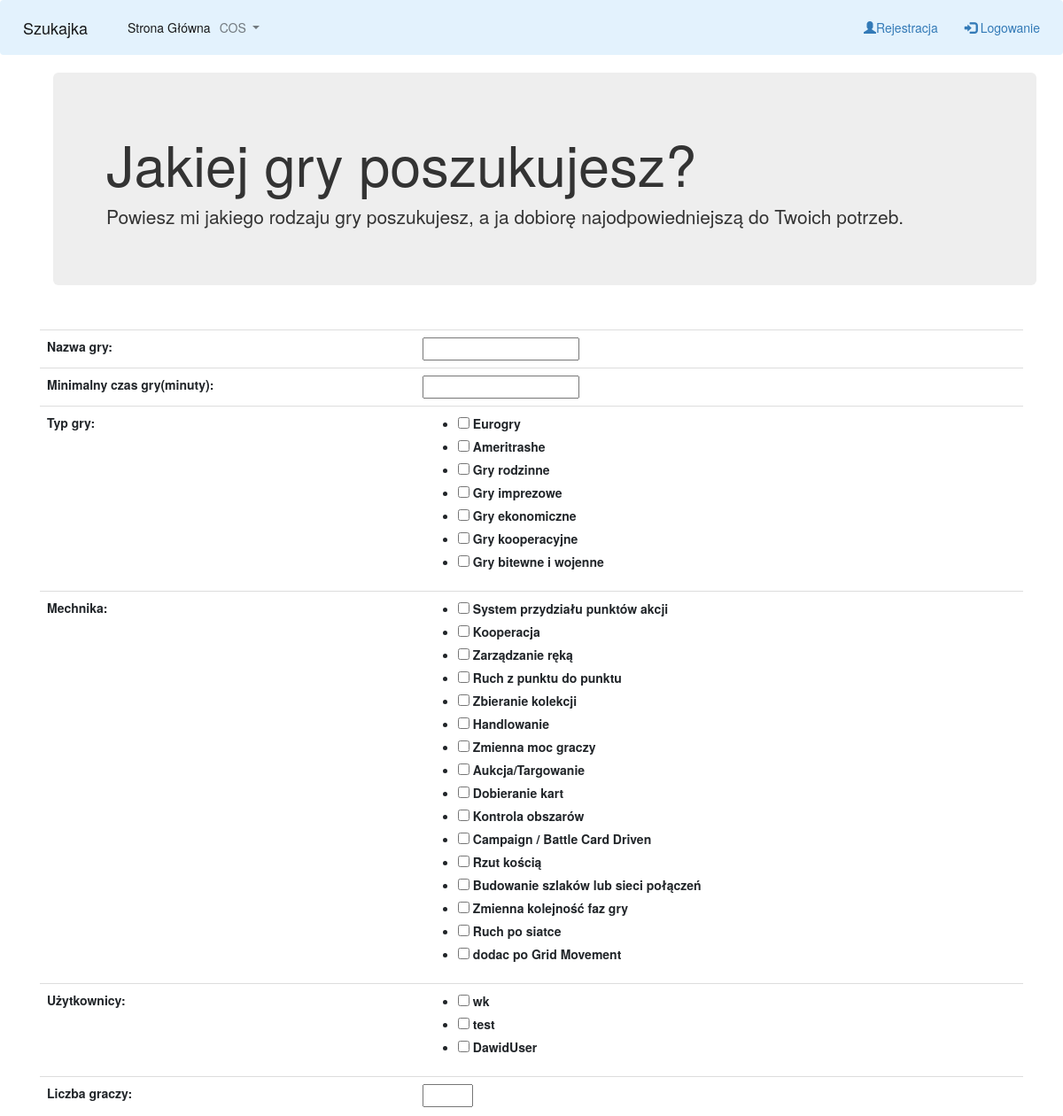
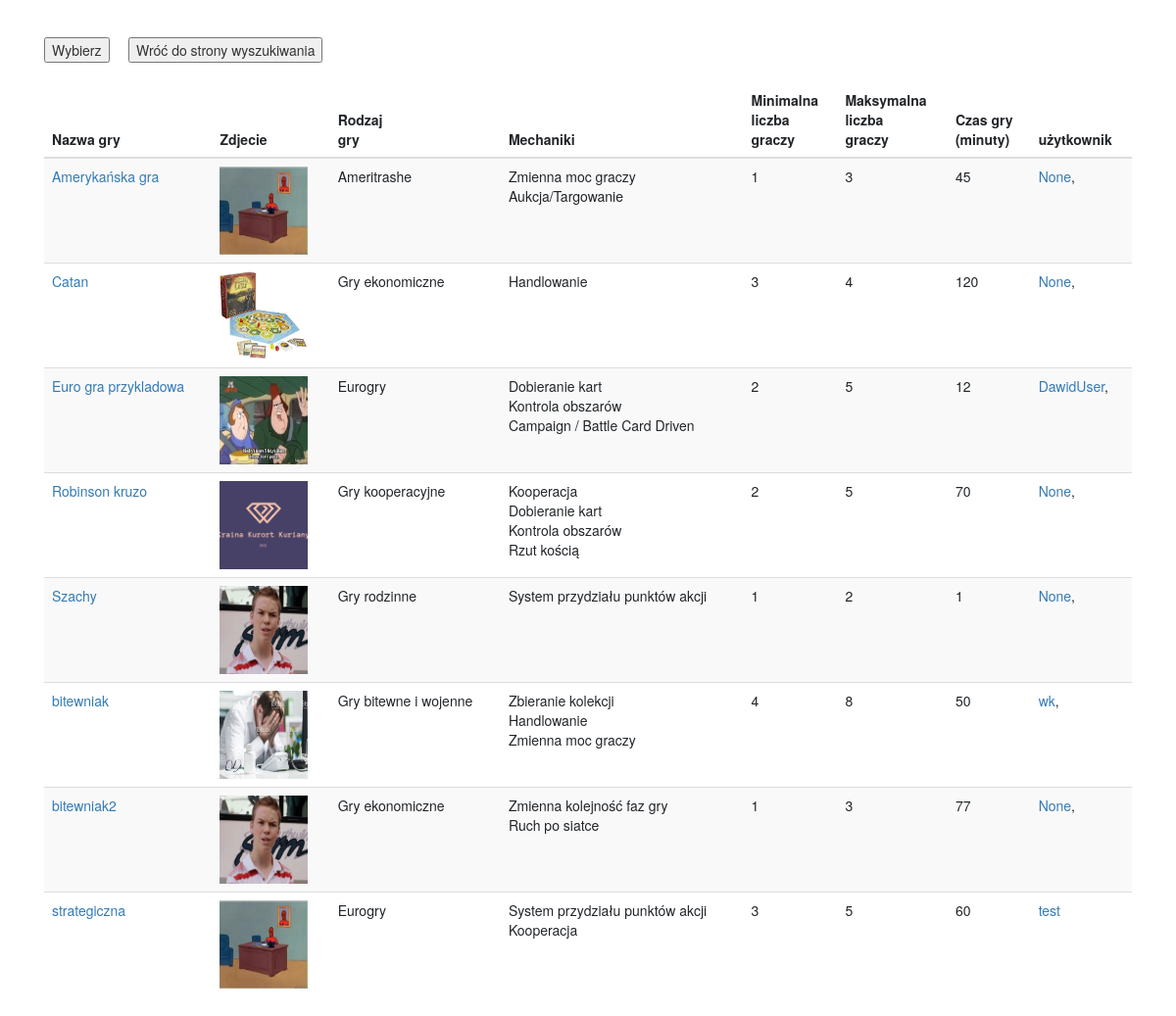
Page /a/ on the committed database (2 pictures, top to bottom).
### main/models.py (models this page shows, shortened)
class GameType(models.Model):
    name = models.CharField(verbose_name="Nazwa kategotii", max_length=128, blank=True, null=True)
    description = models.TextField(verbose_name="Opis kategorii", max_length=1126, blank=True, null=True)
    def __str__(self):
        return self.name
    class Meta:
        verbose_name = "Typ gry"  # pozwala podać nazwe pola w liczbie pojedynczej
        verbose_name_plural = "_Typy Gry"  # pozwala zmienić nazwe pola na liście modeli w Adminie

class MechanicType(models.Model):
    name = models.CharField(verbose_name="Nazwa mechaniki", max_length=128, blank=True, null=True)
    description = models.TextField(verbose_name="Opis mechaniki", max_length=1126, blank=True, null=True)
    def __str__(self):
        return self.name
    class Meta:
        verbose_name = "Mechanika"
        verbose_name_plural = "_Mechaniki gier"

class Game(models.Model):
    name = models.CharField(verbose_name="Nazwa gry", max_length=128, blank=True)
    description = models.TextField(verbose_name="Opis gry", blank=True)
    image = models.ImageField(verbose_name="Zdjęcie gry", null=True, blank=True, upload_to="game_images")
    min_player = models.PositiveSmallIntegerField(verbose_name="Minimalna liczba graczy", blank=True, null=True)
    max_player = models.PositiveSmallIntegerField(verbose_name="Maksymalna liczb graczy", blank=True, null=True)
    min_play_time = models.PositiveIntegerField(verbose_name="Minimalny czas gry(minuty)", blank=True, null=True)
    game_type = models.ManyToManyField(GameType, verbose_name="Rodzaj gry", blank=True)  # TODO: mozna zaimplementowac checkboxy do zaznaczania w adminie
    mechanic_type = models.ManyToManyField(MechanicType, verbose_name="Rodzaj gry", blank=True)
    user = models.ForeignKey(Users, on_delete=models.CASCADE, blank=True, null=True)
    def get_absolute_url(self):
        return reverse("game-detail", args=[self.pk])

class Users(models.Model):
    user = models.ForeignKey(User, on_delete=models.CASCADE, null=True)  # TODO do zmiany w przyszłosci, przerobienie User na bardziej przejrzysty
    def __str__(self):
        return str(self.user)
    def get_absolute_url(self):
        return reverse("person-detail", args=[self.pk])

### main/views.py (the view)
# urls.py: path("", GameListView.as_view(), name='Game_view'),
class GameListView(ListView):
    model = Game
    template_name = "main/filtrujemy.html"
    context_object_name = 'game_list'
    ordering = "name"  # ordering = nazwa-pola // nazwa - to nazwa mojego pola, a pole to moje pole z modelu
    extra_context = {"form": GameTypeForm}
    def get_queryset(self):  # TODO: Sorotwanie kolumn od najwiekszej do najmniejszej wartosci, do tego najlepiej JS
        game_type = self.request.GET.get("game_type")
        name = self.request.GET.get("name")
        player_num = self.request.GET.get("player_num")
        min_play_time = self.request.GET.get("min_play_time")
        mechanic_type = self.request.GET.get("mechanic_type")
        user = self.request.GET.get("user")
        self.queryset = self.model.objects.all()
        if game_type:
            self.queryset = self.queryset.filter(game_type=game_type)
        if name:
            self.queryset = self.queryset.filter(name__icontains=name)
        if player_num:
            self.queryset = self.queryset.filter(min_player__lte=player_num, max_player__gte=player_num)
        if min_play_time:
            self.queryset = self.queryset.filter(min_play_time__gte=min_play_time)
        if mechanic_type:
            self.queryset = self.queryset.filter(mechanic_type=mechanic_type)
        if user:
            self.queryset = self.queryset.filter(user=user)
        return super().get_queryset()  # TODO naprawić wyszukiwanie tak, aby byla mozliwosc wyszukania gier po polach game_type

### templates/main/filtrujemy.html (shortened to what this page needs)
{% extends 'base.html' %}
{% block body %}
<div class="container">
  <div class="jumbotron" >
    <h1 >Jakiej gry poszukujesz? </h1>
    <p>Powiesz mi jakiego rodzaju gry poszukujesz, a ja dobiorę najodpowiedniejszą do Twoich potrzeb.</p>
  </div>
</div>
<form method="get", action="" id="searchform"></br>
<div class="table-responsive">
  <table class="table">
{{ form.as_table }}
  </table>
</div>
    </br><input type="submit" value="Wybierz">&nbsp;&nbsp;&nbsp;&nbsp
    <input type="button" value="Wróć do strony wyszukiwania" onclick="window.location.href = 'http://127.0.0.1:8000/a/'">
</form></br>
<table class="table table-striped">
  <thead>
    <tr>
        <th scope="col">Nazwa gry</th>
        <th scope="col">Zdjecie</th>
        <th scope="col">Rodzaj</br> gry</th>
        <th scope="col">Mechaniki</th>
        <th scope="col">Minimalna </br>liczba</br> graczy</th>
        <th scope="col">Maksymalna </br>liczba </br>graczy</th>
        <th scope="col">Czas gry</br>(minuty)</th>
        <th scope="col">użytkownik</th>
    </tr>
  </thead>
  <tbody>
{% for game in game_list %}
    <tr>
        <td><a href="{{ game.get_absolute_url }} ">{{ game.name }}</a></td>
        <td>{% if game.image %}<img src="{{ game.image.url }}" alt="...">{% endif %}</td>
        <div>{% for game_type in game.game_type.all %}<td class="parentCell" title="{{ game_type.description }}"> {{ game_type.name }}{% endfor %}</td></div>
        <td>{% for mechanic_type in game.mechanic_type.all %}<div title="{{ mechanic_type.description }}">{{ mechanic_type.name }}{% if not forloop.last %}</br>{% endif %}{% endfor %}</div> </td>
        <td>{{ game.min_player }}</td>
        <td>{{ game.max_player }}</td>
        <td>{{ game.min_play_time }}</td>
        <td><a href="{{ game.user.get_absolute_url }}">{{ game.user }}</a>{% if not forloop.last %}, {% endif %}</td>
    </tr>
{% endfor %}
  </tbody>
</table>
{% endblock %}

### templates/base.html (shortened to what this page needs)
{% load static %}
<!doctype html>
<html lang="en">
<head>
        <link rel="stylesheet" href="https://stackpath.bootstrapcdn.com/bootstrap/4.4.1/css/bootstrap.min.css">
        <link rel="stylesheet" href="{% static 'style.css' %}">
        <link rel="stylesheet" href="https://maxcdn.bootstrapcdn.com/bootstrap/3.4.1/css/bootstrap.min.css">
</head>
<nav class="navbar navbar-expand-lg navbar-light" style="background-color:#e3f2fd;">
  <a class="navbar-brand" href="http://127.0.0.1:8000/a/">Szukajka</a>
  <div class="collapse navbar-collapse" id="navbarNavDropdown">
    <ul class="navbar-nav">
      <li class="nav-item active">
        <a class="nav-link" href="http://127.0.0.1:8000/a/">Strona Główna <span class="sr-only">(current)</span></a>
      </li>
      <li class="nav-item dropdown">
        <a class="nav-link dropdown-toggle" href="#" id="navbarDropdownMenuLink" data-toggle="dropdown" aria-haspopup="true" aria-expanded="false">
          COS
        </a>
      </li>
    </ul>
    <ul class="nav navbar-nav navbar-right">
    <li><a href="#">{% if user.is_authenticated%}Witaj, {{ user.get_username }}.{% endif %}</a></li>
    <li><a href="http://127.0.0.1:8000/a/user/register"><span class="glyphicon glyphicon-user"></span>Rejestracja</a></li>
    <li><a href="http://127.0.0.1:8000/a/user/login"><span class="glyphicon glyphicon-log-in"></span> Logowanie</a></li>
    </ul>
  </div>
</nav>
<body>
<div class="container">
{% block body %} {% endblock %}
</div>
</body>
</html>

### static/style.css (style rules this page uses)
body { background: url("2732571.jpg"); }
h1 { color: red; }
img { width:90px; height:90px; }

### rows in the picture
GameType: name "Eurogry"
Game: name "Amerykańska gra", image (picture), min_player "1", max_player "3", min_play_time "45", user "None"
GameType: name "Ameritrashe"
MechanicType: name "Zmienna moc graczy"
MechanicType: name "Aukcja/Targowanie"
Game: name "Catan", image (picture), min_player "3", max_player "4", min_play_time "120", user "None"
GameType: name "Gry ekonomiczne"
MechanicType: name "Handlowanie"
Game: name "Euro gra przykladowa", image (picture), min_player "2", max_player "5", min_play_time "12", user "DawidUser"
MechanicType: name "Dobieranie kart"
MechanicType: name "Kontrola obszarów"
MechanicType: name "Campaign / Battle Card Driven"
Game: name "Robinson kruzo", image (picture), min_player "2", max_player "5", min_play_time "70", user "None"
GameType: name "Gry kooperacyjne"
MechanicType: name "Kooperacja"
MechanicType: name "Rzut kością"
Game: name "Szachy", image (picture), min_player "1", max_player "2", min_play_time "1", user "None"
GameType: name "Gry rodzinne"
MechanicType: name "System przydziału punktów akcji"
Game: name "bitewniak", image (picture), min_player "4", max_player "8", min_play_time "50", user "wk"
GameType: name "Gry bitewne i wojenne"
MechanicType: name "Zbieranie kolekcji"
Game: name "bitewniak2", image (picture), min_player "1", max_player "3", min_play_time "77", user "None"
MechanicType: name "Zmienna kolejność faz gry"
MechanicType: name "Ruch po siatce"
Game: name "strategiczna", image (picture), min_player "3", max_player "5", min_play_time "60", user "test"
